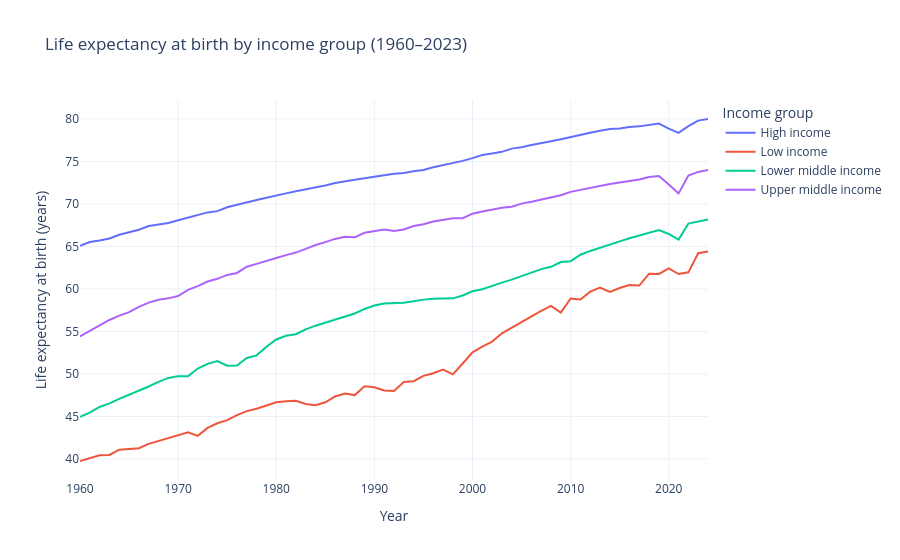

Notebook code for this chart:
### Markdown cell above
1. Time series: average life expectancy by income group

### Code cell
output_dir = Path("images")
output_dir.mkdir(exist_ok=True)

income_group_trends = (
    life_df.groupby(["income_group", "year"], as_index=False)["value"].mean()
)

fig_time = px.line(
    income_group_trends,
    x="year",
    y="value",
    color="income_group",
    title="Life expectancy at birth by income group (1960–2023)",
    labels={
        "year": "Year",
        "value": "Life expectancy at birth (years)",
        "income_group": "Income group",
    },
)
fig_time.update_layout(legend_title_text="Income group", template="plotly_white")
fig_time.write_image(output_dir / "life_expectancy_by_income_group.png", width=1200, height=700)
fig_time.show()

### Figure 1 — Plotly figure (JSON) as saved in the notebook; plotly's stock layout.template omitted (floating-point values rounded to 4 significant figures)
{"data": [{"hovertemplate": "Income group=High income<br>Year=%{x}<br>Life expectancy at birth (years)=%{y}<extra></extra>", "legendgroup": "High income", "line": {"color": "#636efa", "dash": "solid"}, "marker": {"symbol": "circle"}, "mode": "lines", "name": "High income", "orientation": "v", "showlegend": true, "type": "scatter", "x": [1960, 1961, 1962, 1963, 1964, 1965, 1966, 1967, 1968, 1969, 1970, 1971, 1972, 1973, 1974, 1975, 1976, 1977, 1978, 1979, 1980, 1981, 1982, 1983, 1984, 1985, 1986, 1987, 1988, 1989, 1990, 1991, 1992, 1993, 1994, 1995, 1996, 1997, 1998, 1999, 2000, 2001, 2002, 2003, 2004, 2005, 2006, 2007, 2008, 2009, 2010, 2011, 2012, 2013, 2014, 2015, 2016, 2017, 2018, 2019, 2020, 2021, 2022, 2023, 2024], "xaxis": "x", "y": [65.08, 65.52, 65.7, 65.94, 66.38, 66.69, 66.97, 67.4, 67.59, 67.76, 68.08, 68.39, 68.69, 69.01, 69.16, 69.61, 69.9, 70.21, 70.46, 70.73, 70.96, 71.25, 71.5, 71.72, 71.97, 72.17, 72.46, 72.68, 72.86, 73.01, 73.16, 73.38, 73.57, 73.64, 73.85, 74.0, 74.32, 74.55, 74.8, 75.07, 75.39, 75.75, 75.94, 76.13, 76.51, 76.67, 76.94, 77.12, 77.38, 77.62, 77.89, 78.19, 78.37, 78.6, 78.82, 78.88, 79.05, 79.13, 79.26, 79.46, 78.87, 78.36, 79.15, 79.81, 80.0], "yaxis": "y"}, {"hovertemplate": "Income group=Low income<br>Year=%{x}<br>Life expectancy at birth (years)=%{y}<extra></extra>", "legendgroup": "Low income", "line": {"color": "#EF553B", "dash": "solid"}, "marker": {"symbol": "circle"}, "mode": "lines", "name": "Low income", "orientation": "v", "showlegend": true, "type": "scatter", "x": [1960, 1961, 1962, 1963, 1964, 1965, 1966, 1967, 1968, 1969, 1970, 1971, 1972, 1973, 1974, 1975, 1976, 1977, 1978, 1979, 1980, 1981, 1982, 1983, 1984, 1985, 1986, 1987, 1988, 1989, 1990, 1991, 1992, 1993, 1994, 1995, 1996, 1997, 1998, 1999, 2000, 2001, 2002, 2003, 2004, 2005, 2006, 2007, 2008, 2009, 2010, 2011, 2012, 2013, 2014, 2015, 2016, 2017, 2018, 2019, 2020, 2021, 2022, 2023, 2024], "xaxis": "x", "y": [39.76, 40.1, 40.43, 40.47, 41.09, 41.18, 41.27, 41.77, 42.12, 42.41, 42.76, 43.13, 42.72, 43.66, 44.2, 44.57, 45.16, 45.63, 45.91, 46.3, 46.67, 46.79, 46.86, 46.47, 46.32, 46.67, 47.36, 47.71, 47.51, 48.55, 48.44, 48.05, 48.0, 49.05, 49.14, 49.78, 50.08, 50.51, 49.96, 51.24, 52.55, 53.23, 53.81, 54.79, 55.46, 56.07, 56.81, 57.42, 58.01, 57.21, 58.88, 58.76, 59.68, 60.17, 59.65, 60.11, 60.47, 60.4, 61.79, 61.77, 62.43, 61.75, 61.95, 64.2, 64.41], "yaxis": "y"}, {"hovertemplate": "Income group=Lower middle income<br>Year=%{x}<br>Life expectancy at birth (years)=%{y}<extra></extra>", "legendgroup": "Lower middle income", "line": {"color": "#00cc96", "dash": "solid"}, "marker": {"symbol": "circle"}, "mode": "lines", "name": "Lower middle income", "orientation": "v", "showlegend": true, "type": "scatter", "x": [1960, 1961, 1962, 1963, 1964, 1965, 1966, 1967, 1968, 1969, 1970, 1971, 1972, 1973, 1974, 1975, 1976, 1977, 1978, 1979, 1980, 1981, 1982, 1983, 1984, 1985, 1986, 1987, 1988, 1989, 1990, 1991, 1992, 1993, 1994, 1995, 1996, 1997, 1998, 1999, 2000, 2001, 2002, 2003, 2004, 2005, 2006, 2007, 2008, 2009, 2010, 2011, 2012, 2013, 2014, 2015, 2016, 2017, 2018, 2019, 2020, 2021, 2022, 2023, 2024], "xaxis": "x", "y": [44.97, 45.45, 46.12, 46.54, 47.08, 47.53, 48.06, 48.53, 49.07, 49.54, 49.73, 49.72, 50.65, 51.19, 51.53, 50.97, 51.0, 51.89, 52.19, 53.21, 54.06, 54.5, 54.67, 55.24, 55.68, 56.05, 56.38, 56.78, 57.11, 57.65, 58.06, 58.29, 58.3, 58.38, 58.56, 58.75, 58.84, 58.89, 58.89, 59.23, 59.73, 59.97, 60.39, 60.75, 61.1, 61.51, 61.9, 62.33, 62.61, 63.16, 63.27, 64.03, 64.48, 64.87, 65.22, 65.6, 65.96, 66.31, 66.66, 66.93, 66.47, 65.81, 67.69, 67.91, 68.19], "yaxis": "y"}, {"hovertemplate": "Income group=Upper middle income<br>Year=%{x}<br>Life expectancy at birth (years)=%{y}<extra></extra>", "legendgroup": "Upper middle income", "line": {"color": "#ab63fa", "dash": "solid"}, "marker": {"symbol": "circle"}, "mode": "lines", "name": "Upper middle income", "orientation": "v", "showlegend": true, "type": "scatter", "x": [1960, 1961, 1962, 1963, 1964, 1965, 1966, 1967, 1968, 1969, 1970, 1971, 1972, 1973, 1974, 1975, 1976, 1977, 1978, 1979, 1980, 1981, 1982, 1983, 1984, 1985, 1986, 1987, 1988, 1989, 1990, 1991, 1992, 1993, 1994, 1995, 1996, 1997, 1998, 1999, 2000, 2001, 2002, 2003, 2004, 2005, 2006, 2007, 2008, 2009, 2010, 2011, 2012, 2013, 2014, 2015, 2016, 2017, 2018, 2019, 2020, 2021, 2022, 2023, 2024], "xaxis": "x", "y": [54.41, 55.05, 55.74, 56.35, 56.86, 57.28, 57.89, 58.39, 58.72, 58.9, 59.17, 59.89, 60.34, 60.88, 61.19, 61.65, 61.89, 62.62, 62.96, 63.35, 63.65, 63.98, 64.28, 64.72, 65.17, 65.51, 65.89, 66.15, 66.08, 66.61, 66.77, 67.0, 66.81, 67.0, 67.4, 67.62, 67.93, 68.12, 68.31, 68.32, 68.86, 69.12, 69.33, 69.56, 69.67, 70.04, 70.25, 70.53, 70.84, 71.03, 71.42, 71.67, 71.95, 72.18, 72.36, 72.53, 72.67, 72.88, 73.17, 73.28, 72.29, 71.25, 73.34, 73.77, 74.01], "yaxis": "y"}], "layout": {"legend": {"title": {"text": "Income group"}, "tracegroupgap": 0}, "title": {"text": "Life expectancy at birth by income group (1960–2023)"}, "xaxis": {"anchor": "y", "domain": [0, 1], "title": {"text": "Year"}}, "yaxis": {"anchor": "x", "domain": [0, 1], "title": {"text": "Life expectancy at birth (years)"}}}}
